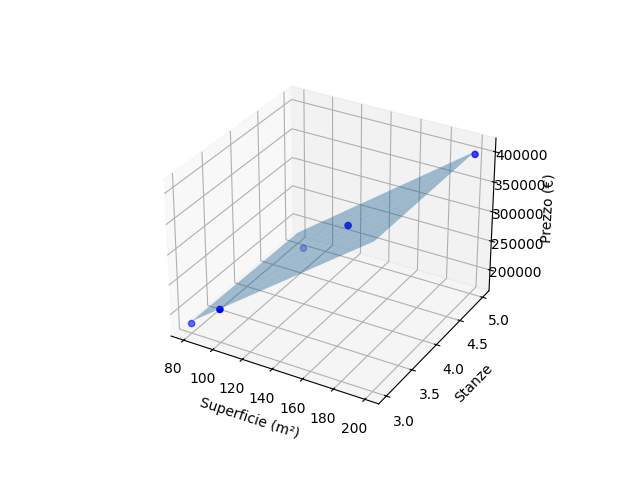

Write Python code to recreate this figure.
import numpy as np
from sklearn.linear_model import LinearRegression
import matplotlib.pyplot as plt
from mpl_toolkits.mplot3d import Axes3D

X = np.array([
    [80, 3],
    [100, 3],
    [120, 4],
    [150, 4],
    [200, 5]
])

y = np.array([180000, 220000, 260000, 320000, 400000])

model = LinearRegression()
model.fit(X, y)

fig = plt.figure()
ax = fig.add_subplot(111, projection='3d')

ax.scatter(X[:,0], X[:,1], y, color='blue')

x_surf = np.linspace(80, 200, 10)
y_surf = np.linspace(3, 5, 10)
x_surf, y_surf = np.meshgrid(x_surf, y_surf)
z_surf = model.predict(np.c_[x_surf.ravel(), y_surf.ravel()]).reshape(x_surf.shape)

ax.plot_surface(x_surf, y_surf, z_surf, alpha=0.4)

ax.set_xlabel("Superficie (m²)")
ax.set_ylabel("Stanze")
ax.set_zlabel("Prezzo (€)")

plt.show()
